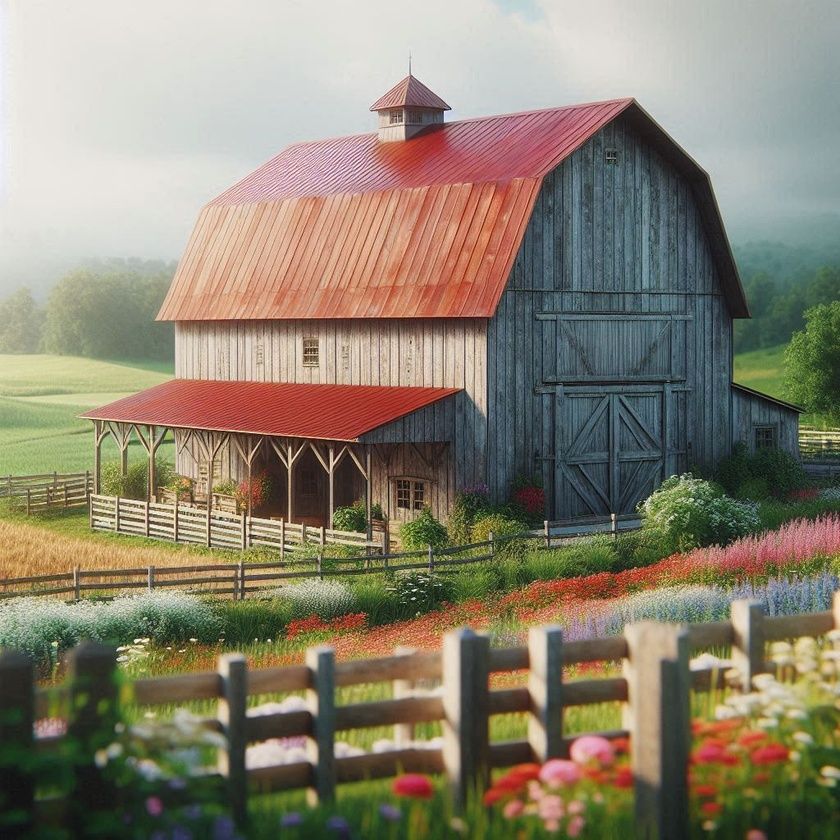
%> input picture Actividad4/Punto1/Image1.jpeg, 840 x 840 px, shrunk from 1024 x 1024 before the run
$ octave punto1.m   (GNU Octave 9; MATLAB toolbox functions it lacks are replaced by stand-ins)
%> lines starting %> are read from the running program, lines starting %| are printed output that depends on the picture
%% Punto 1 - Detección de Bordes con Filtros Kirsch N y W

clc;
clear;
close all;

%% Lectura de la imagen
img = imread('Image1.jpeg');
%> img is the input picture: size 840x840x3 uint8; mean R, G, B 137.8, 129.9, 111.4

%% Conversión a escala de grises
if size(img,3) == 3
    gray = rgb2gray(img);
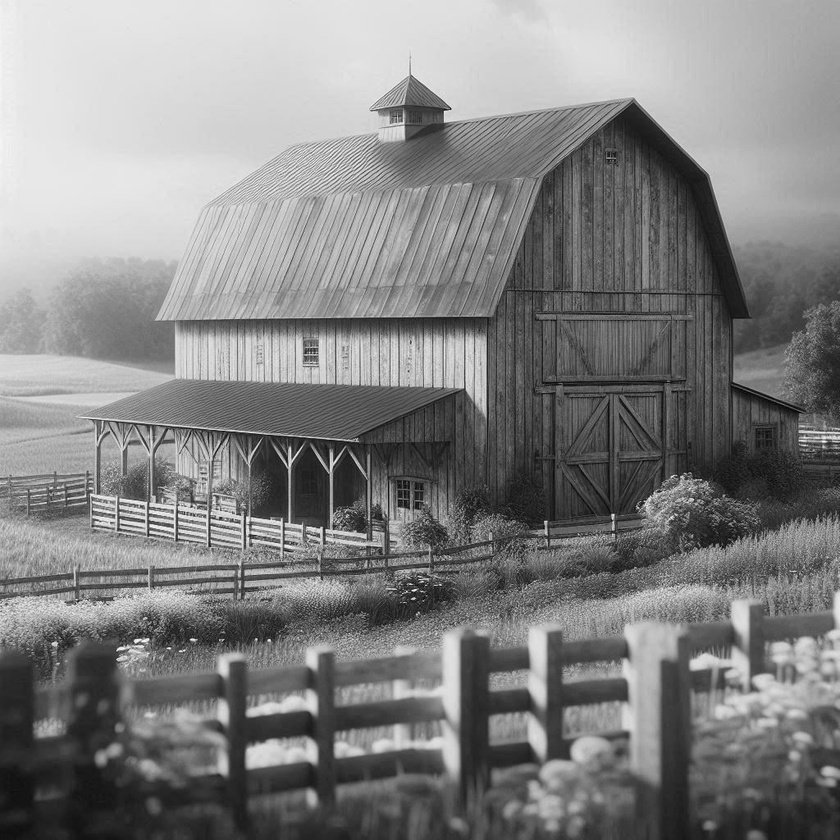
%> gray: size 840x840 uint8; min 2, max 252, mean 130.1
else
    gray = img;
end

gray = double(gray);
%> gray: size 840x840 double

%% Máscaras de Kirsch

% Kirsch Norte (N)
kirschN = [ 5  5  5;
           -3  0 -3;
           -3 -3 -3];

% Kirsch Oeste (W)
kirschW = [ 5 -3 -3;
            5  0 -3;
            5 -3 -3];

%% Aplicación de convolución
resultN = conv2(gray, kirschN, 'same');
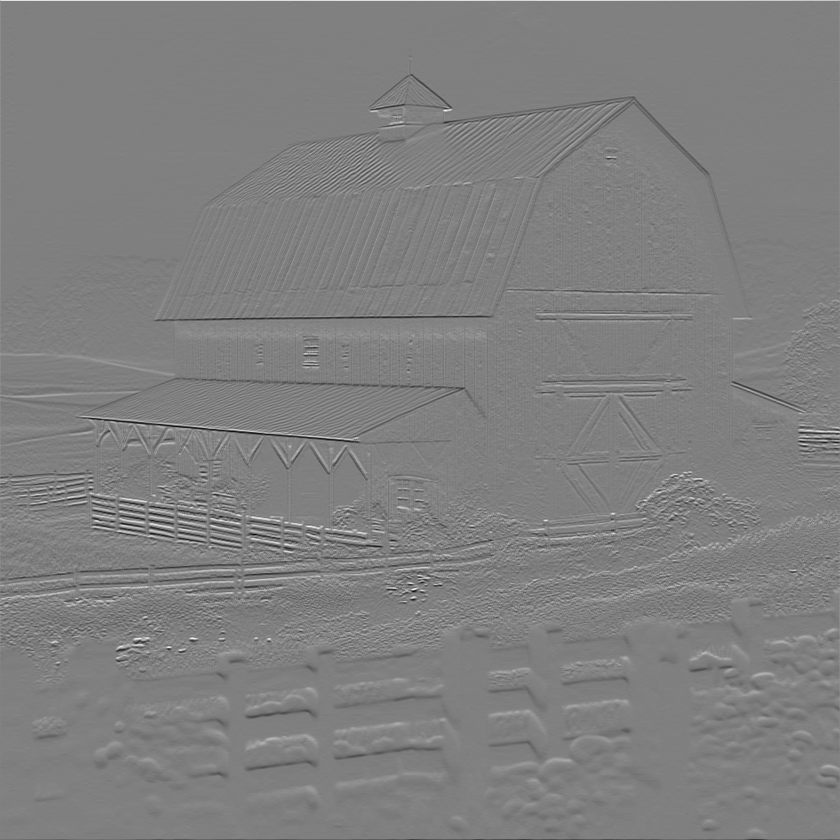
%> resultN: size 840x840 double; min -2726, max 2695, mean -3; drawn with min black and max white
resultW = conv2(gray, kirschW, 'same');
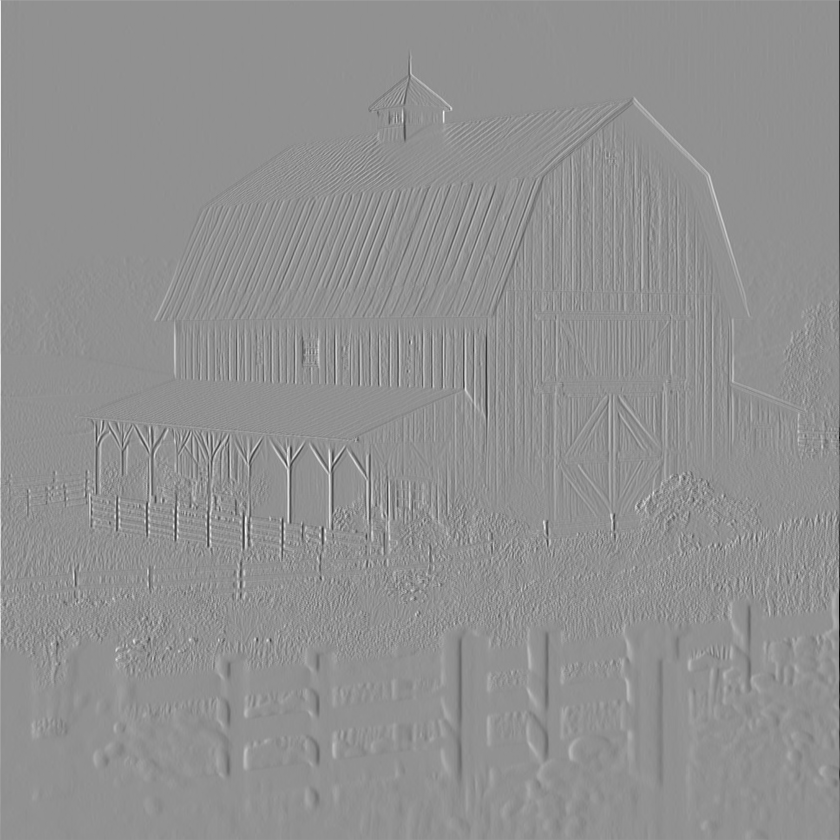
%> resultW: size 840x840 double; min -3423, max 2578, mean -1.3; drawn with min black and max white

%% Normalización para visualización
resultN = uint8(255 * mat2gray(abs(resultN)));
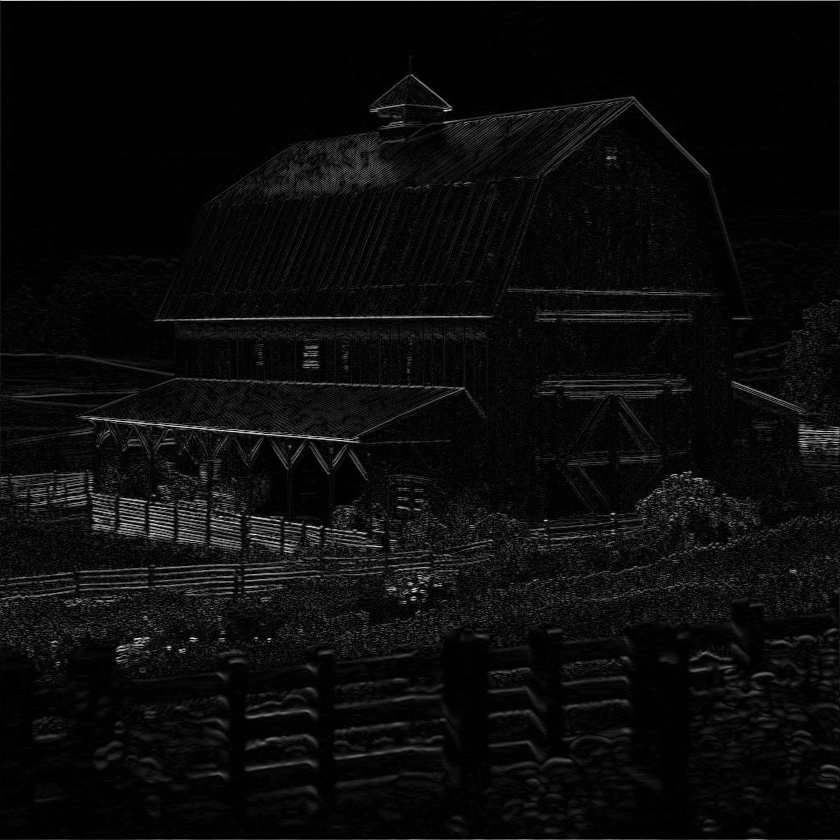
%> resultN: size 840x840 uint8; min 0, max 255, mean 10.8
resultW = uint8(255 * mat2gray(abs(resultW)));
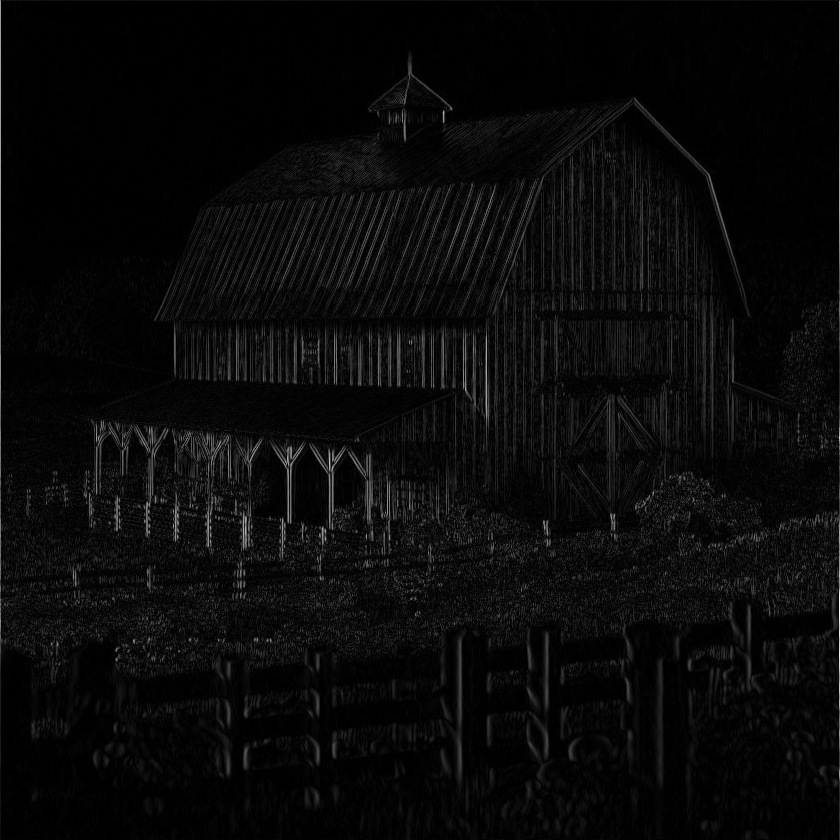
%> resultW: size 840x840 uint8; min 0, max 255, mean 9.6

%% Mostrar resultados
figure;

subplot(1,3,1);
imshow(uint8(gray));
title('Imagen en Escala de Grises');

subplot(1,3,2);
imshow(resultN);
title('Filtro Kirsch N');

subplot(1,3,3);
imshow(resultW);
title('Filtro Kirsch W');
